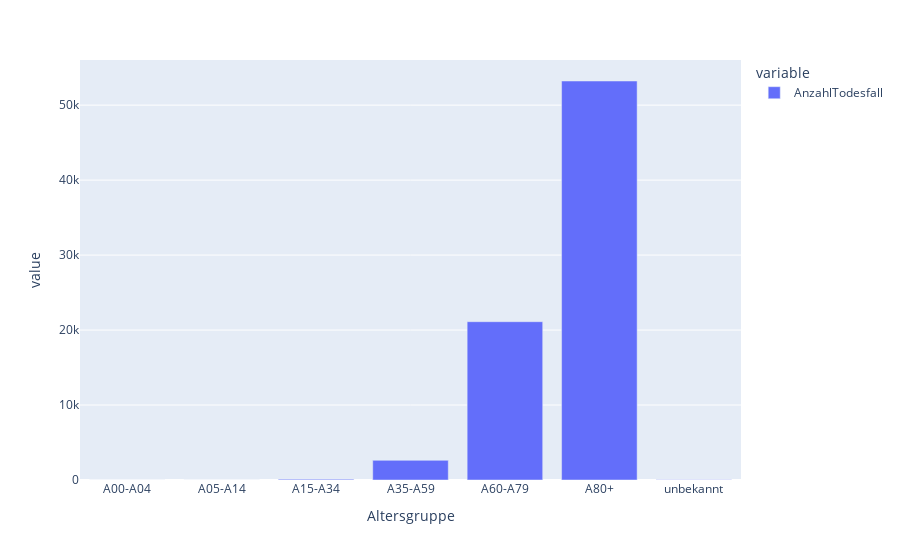

The code cell stored with this chart in its notebook:
### Code cell
px.bar(corona_tagesaktuell.groupby("Altersgruppe").agg({"AnzahlTodesfall":sum}))
###Man muss vorsichtig sein: Sterblichkeitsrate hängt nicht zwingend mit Alter, sondern eher mit Vorerkrankungen zusammen.
###Es ist nur sehr viel wahrscheinlicher, dass Leute in hohem Alter mehr Vorerkrankungen haben.

### Figure 1 — Plotly figure (JSON) as saved in the notebook; plotly's stock layout.template omitted (floating-point values rounded to 4 significant figures)
{"data": [{"alignmentgroup": "True", "hovertemplate": "variable=AnzahlTodesfall<br>Altersgruppe=%{x}<br>value=%{y}<extra></extra>", "legendgroup": "AnzahlTodesfall", "marker": {"color": "#636efa", "pattern": {"shape": ""}}, "name": "AnzahlTodesfall", "offsetgroup": "AnzahlTodesfall", "orientation": "v", "showlegend": true, "textposition": "auto", "type": "bar", "x": ["A00-A04", "A05-A14", "A15-A34", "A35-A59", "A60-A79", "A80+", "unbekannt"], "xaxis": "x", "y": [8, 7, 111, 2624, 21116, 53219, 17], "yaxis": "y"}], "layout": {"autosize": true, "barmode": "relative", "legend": {"title": {"text": "variable"}, "tracegroupgap": 0}, "margin": {"t": 60}, "xaxis": {"anchor": "y", "autorange": true, "domain": [0, 1], "range": [-0.5, 6.5], "title": {"text": "Altersgruppe"}, "type": "category"}, "yaxis": {"anchor": "x", "autorange": true, "domain": [0, 1], "range": [0, 56020], "title": {"text": "value"}, "type": "linear"}}}
